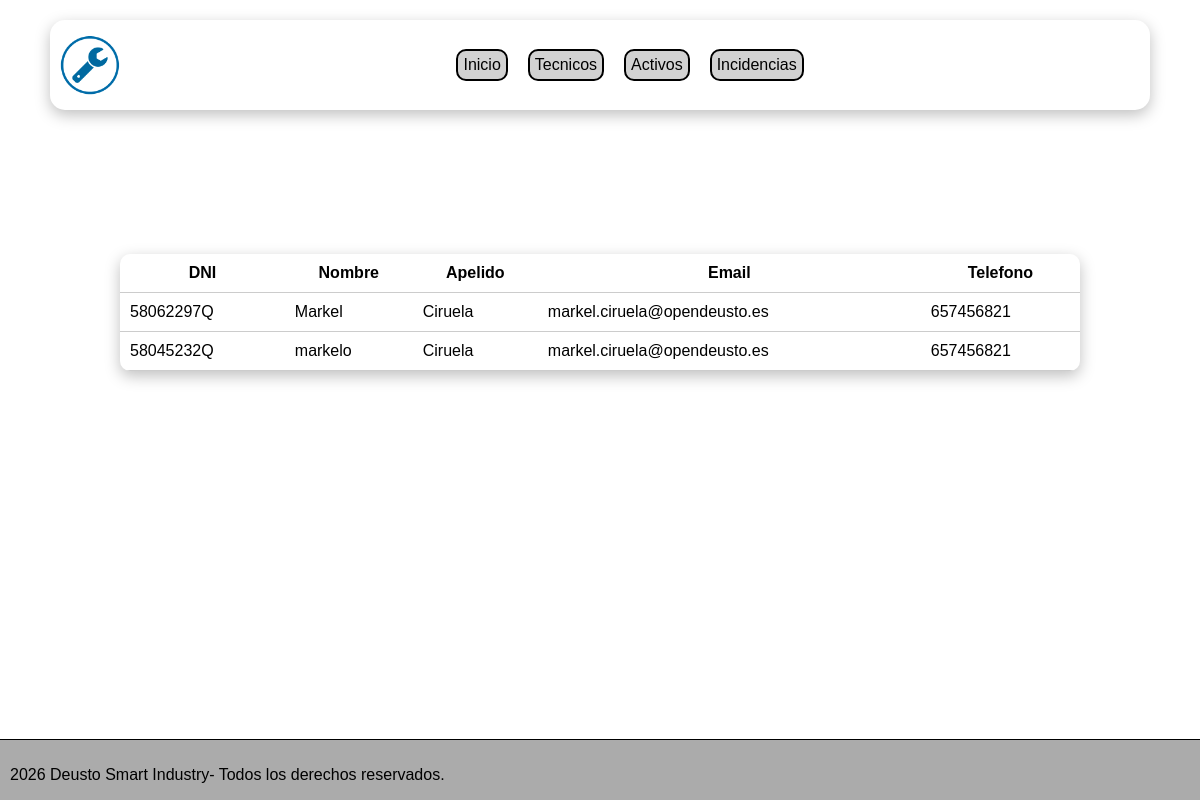
/Tecnico/, run on an earlier commit of the app's database.
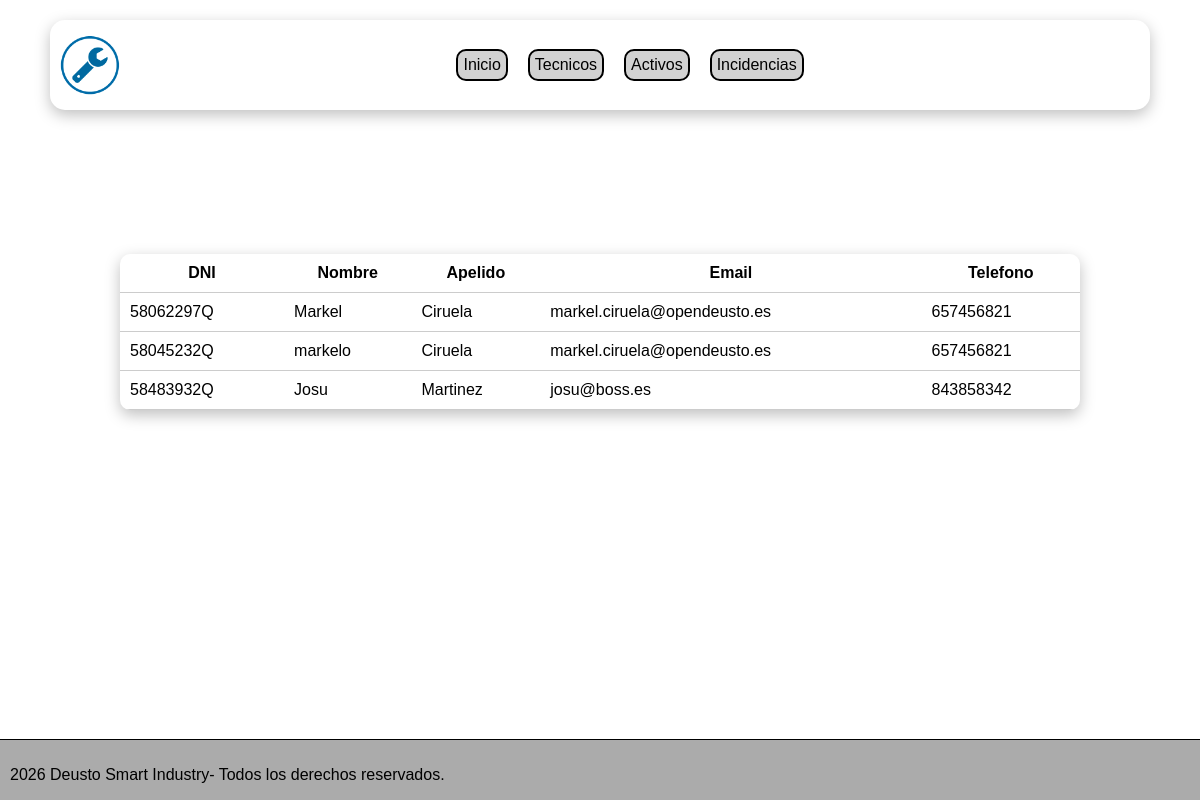
And on a later commit of the database.
### Tecnico/models.py (models this page shows, shortened)
class Trabajador (models.Model):
    DNI = models.CharField(max_length=9)
    Nombre = models.CharField(max_length=30)
    Apellido = models.CharField(max_length=40)
    Email = models.EmailField()
    Telefono = models.CharField(max_length=15)

### Tecnico/views.py (the view)
# urls.py: path('',views.CargarTabla)
def CargarTabla(request):
    tecnicos = Trabajador.objects.all()
    return render(request, 'Tecnico/Tabla.html', {'lista': tecnicos})

### Tecnico/Templates/Tecnico/Tabla.html (shortened to what this page needs)
{% extends "HTML/base.html" %}
{% block content %}
<table>
    <tr>
        <th>DNI</th>
        <th>Nombre</th>
        <th>Apelido</th>
        <th>Email</th>
        <th>Telefono</th>
    </tr>
    {% for Trabajador in lista %}
    <tr>
        <td>{{ Trabajador.DNI }}</td>
        <td>{{ Trabajador.Nombre }}</td>
        <td>{{ Trabajador.Apellido }}</td>
        <td>{{ Trabajador.Email }}</td>
        <td>{{ Trabajador.Telefono }}</td>
    </tr>
    {% endfor %}
</table>
{% endblock %}

What changed in the data, as far as the page shows it:
added Trabajador: DNI "58483932Q", Nombre "Josu", Apellido "Martinez", Email "josu@boss.es", Telefono "843858342"
